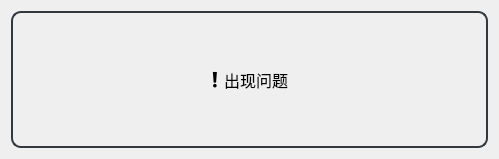
<?xml version="1.0" encoding="UTF-8"?>
<ui version="4.0">
 <class>Dialog</class>
 <widget class="QDialog" name="Dialog">
  <property name="geometry">
   <rect>
    <x>0</x>
    <y>0</y>
    <width>499</width>
    <height>159</height>
   </rect>
  </property>
  <property name="font">
   <font>
    <pointsize>9</pointsize>
   </font>
  </property>
  <property name="windowTitle">
   <string>鹅山通</string>
  </property>
  <property name="windowIcon">
   <iconset>
    <normaloff>icon.svg</normaloff>icon.svg</iconset>
  </property>
  <layout class="QGridLayout" name="gridLayout">
   <item row="0" column="0">
    <widget class="QGroupBox" name="groupBox">
     <property name="styleSheet">
      <string notr="true">QGroupBox {
	color: black;
	border: 2px solid #33373E; /* 边框宽度和颜色 */
	border-radius: 10px; /* 边框圆度 */;
}</string>
     </property>
     <property name="title">
      <string/>
     </property>
     <layout class="QHBoxLayout" name="horizontalLayout" stretch="0,0,0,0">
      <item>
       <spacer name="horizontalSpacer">
        <property name="orientation">
         <enum>Qt::Horizontal</enum>
        </property>
        <property name="sizeHint" stdset="0">
         <size>
          <width>40</width>
          <height>20</height>
         </size>
        </property>
       </spacer>
      </item>
      <item>
       <widget class="QLabel" name="label">
        <property name="sizePolicy">
         <sizepolicy hsizetype="Fixed" vsizetype="Preferred">
          <horstretch>0</horstretch>
          <verstretch>0</verstretch>
         </sizepolicy>
        </property>
        <property name="font">
         <font>
          <pointsize>16</pointsize>
         </font>
        </property>
        <property name="text">
         <string>❗️</string>
        </property>
        <property name="alignment">
         <set>Qt::AlignCenter</set>
        </property>
       </widget>
      </item>
      <item>
       <widget class="QLabel" name="error">
        <property name="sizePolicy">
         <sizepolicy hsizetype="Fixed" vsizetype="Preferred">
          <horstretch>0</horstretch>
          <verstretch>0</verstretch>
         </sizepolicy>
        </property>
        <property name="font">
         <font>
          <family>黑体</family>
          <pointsize>12</pointsize>
         </font>
        </property>
        <property name="text">
         <string>出现问题</string>
        </property>
       </widget>
      </item>
      <item>
       <spacer name="horizontalSpacer_2">
        <property name="orientation">
         <enum>Qt::Horizontal</enum>
        </property>
        <property name="sizeHint" stdset="0">
         <size>
          <width>40</width>
          <height>20</height>
         </size>
        </property>
       </spacer>
      </item>
     </layout>
    </widget>
   </item>
  </layout>
 </widget>
 <resources/>
 <connections/>
</ui>
